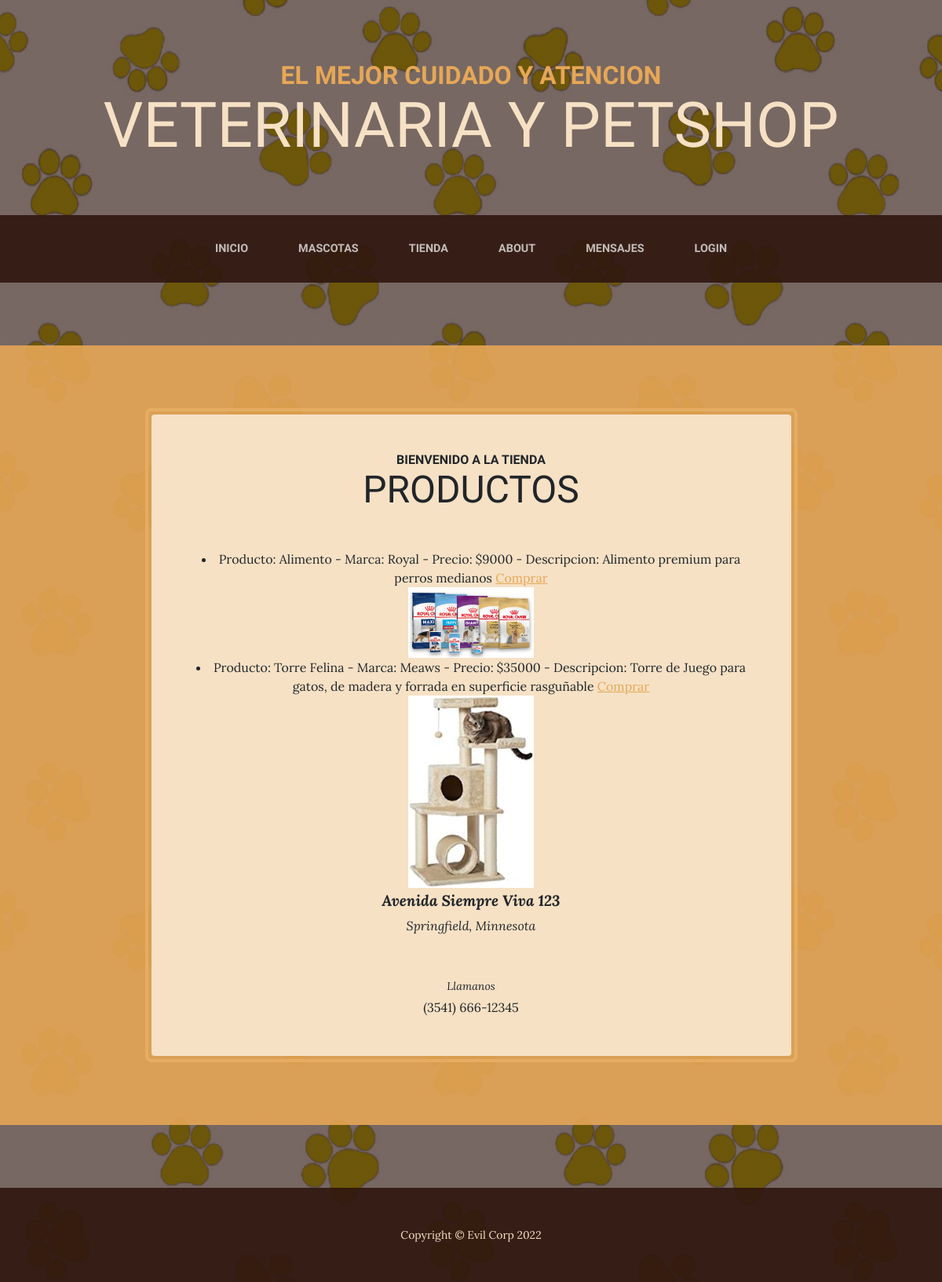
The app's page /tienda/ with its own data.
### apptienda/models.py (models this page shows, shortened)
class Productos(models.Model):
    id = models.AutoField(primary_key=True)
    nombre = models.CharField(max_length=100, verbose_name= 'Nombre')
    marca = models.CharField(max_length=100, verbose_name= 'Marca')
    precio = models.IntegerField(verbose_name= 'Precio', null=True)
    imagen = models.ImageField(default='null', verbose_name="productos",upload_to="productos")
    descripcion= models.TextField(verbose_name= 'Descripcion', null=True)
    def __str__(self):
        fila = f"Producto: {self.nombre} - Marca: {self.marca} - Precio: ${self.precio} - Descripcion: {self.descripcion}"
        return fila

### apptienda/views.py (the view)
# urls.py: path('tienda/', vista_tienda, name="vet-tienda"),
def vista_tienda(request):
    productos = Productos.objects.all()
    contexto = {"productos": productos}
    return render(request, "apptienda/productos.html", contexto)

### apptienda/templates/apptienda/productos.html (shortened to what this page needs)
{% extends 'apptienda/base.html' %}
{% load static %}
{% block titulo %} Bienvenido a la tienda {% endblock %}
{% block subtitulo %} Productos {% endblock %}
{% block Contenido%}
{% if productos %}
   {% for producto in productos %}
    <li>
      {{producto}}
      <a href="{% url 'vet-comprar' producto.id %}">Comprar</a>
    </li>
    <th>
        <img src={{producto.imagen.url}} style="max-width: 160px" />
    </th>
    {% endfor %}
{% else %}
<p> Ups! de momento estamos sin stock </p>
<p> Pronto tendremos nuevos productos </p>
{% endif %}
<p class="address mb-5">
    <em>
        <strong>Avenida Siempre Viva 123</strong>
        <br />
        Springfield, Minnesota
    </em>
</p>
<p class="mb-0">
    <small><em>Llamanos</em></small>
    <br />
    (3541) 666-12345
</p>
{% endblock %}

### records on screen
Productos: nombre+marca+precio "Producto: Alimento - Marca: Royal - Precio: $9000 - Descripcion: Alimento premium para perros medianos", imagen (picture)
Productos: nombre+marca+precio "Producto: Torre Felina - Marca: Meaws - Precio: $35000 - Descripcion: Torre de Juego para gatos, de madera y forrada en superficie rasguñable", imagen (picture)
